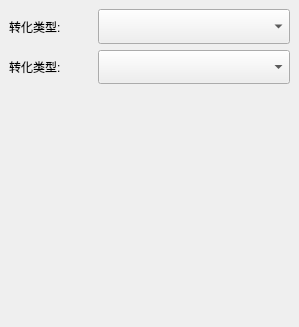
<?xml version="1.0" encoding="UTF-8"?>
<ui version="4.0">
 <class>ImageAdjust</class>
 <widget class="QWidget" name="ImageAdjust">
  <property name="geometry">
   <rect>
    <x>0</x>
    <y>0</y>
    <width>299</width>
    <height>327</height>
   </rect>
  </property>
  <property name="windowTitle">
   <string>Form</string>
  </property>
  <layout class="QVBoxLayout" name="verticalLayout">
   <property name="spacing">
    <number>0</number>
   </property>
   <property name="leftMargin">
    <number>0</number>
   </property>
   <property name="topMargin">
    <number>0</number>
   </property>
   <property name="rightMargin">
    <number>0</number>
   </property>
   <property name="bottomMargin">
    <number>0</number>
   </property>
   <item>
    <widget class="QStackedWidget" name="stackedWidget">
     <property name="currentIndex">
      <number>0</number>
     </property>
     <widget class="QWidget" name="ColorToGray">
      <layout class="QGridLayout" name="gridLayout" columnstretch="3,7">
       <item row="1" column="0">
        <widget class="QLabel" name="label_2">
         <property name="sizePolicy">
          <sizepolicy hsizetype="Expanding" vsizetype="Expanding">
           <horstretch>0</horstretch>
           <verstretch>0</verstretch>
          </sizepolicy>
         </property>
         <property name="text">
          <string>转化类型:</string>
         </property>
        </widget>
       </item>
       <item row="1" column="1">
        <widget class="QComboBox" name="comboBox_2">
         <property name="sizePolicy">
          <sizepolicy hsizetype="Preferred" vsizetype="Expanding">
           <horstretch>0</horstretch>
           <verstretch>0</verstretch>
          </sizepolicy>
         </property>
         <property name="minimumSize">
          <size>
           <width>30</width>
           <height>30</height>
          </size>
         </property>
         <property name="styleSheet">
          <string notr="true">
QComboBox::down-arrow {
    /* 1. 引入你的 SVG 资源路径（请替换为你项目中真实的 qrc 资源路径） */
    qproperty-icon:url(:/icon/icon/arrow-down-s-fill.svg);
    
    /* 2. 精准控制 SVG 在输入框右侧显示的大小 */
    width: 14px;                        /* 👈 限制 SVG 的物理显示宽度 */
    height: 14px;                       /* 👈 限制 SVG 的物理显示高度 */
}</string>
         </property>
        </widget>
       </item>
       <item row="0" column="0">
        <widget class="QLabel" name="label">
         <property name="sizePolicy">
          <sizepolicy hsizetype="Expanding" vsizetype="Expanding">
           <horstretch>0</horstretch>
           <verstretch>0</verstretch>
          </sizepolicy>
         </property>
         <property name="minimumSize">
          <size>
           <width>30</width>
           <height>0</height>
          </size>
         </property>
         <property name="text">
          <string>转化类型:</string>
         </property>
        </widget>
       </item>
       <item row="0" column="1">
        <widget class="QComboBox" name="comboBox">
         <property name="sizePolicy">
          <sizepolicy hsizetype="Expanding" vsizetype="Expanding">
           <horstretch>0</horstretch>
           <verstretch>0</verstretch>
          </sizepolicy>
         </property>
         <property name="minimumSize">
          <size>
           <width>30</width>
           <height>30</height>
          </size>
         </property>
         <property name="styleSheet">
          <string notr="true">
QComboBox::down-arrow {
    /* 1. 引入你的 SVG 资源路径（请替换为你项目中真实的 qrc 资源路径） */
    qproperty-icon:url(:/icon/icon/arrow-down-s-fill.svg);
    
    /* 2. 精准控制 SVG 在输入框右侧显示的大小 */
    width: 14px;                        /* 👈 限制 SVG 的物理显示宽度 */
    height: 14px;                       /* 👈 限制 SVG 的物理显示高度 */
}</string>
         </property>
        </widget>
       </item>
       <item row="2" column="0" colspan="2">
        <spacer name="verticalSpacer">
         <property name="orientation">
          <enum>Qt::Vertical</enum>
         </property>
         <property name="sizeHint" stdset="0">
          <size>
           <width>20</width>
           <height>234</height>
          </size>
         </property>
        </spacer>
       </item>
      </layout>
     </widget>
     <widget class="QWidget" name="ImageMirror"/>
    </widget>
   </item>
  </layout>
 </widget>
 <resources>
  <include location="../../../Styles/style.qrc"/>
 </resources>
 <connections/>
</ui>
